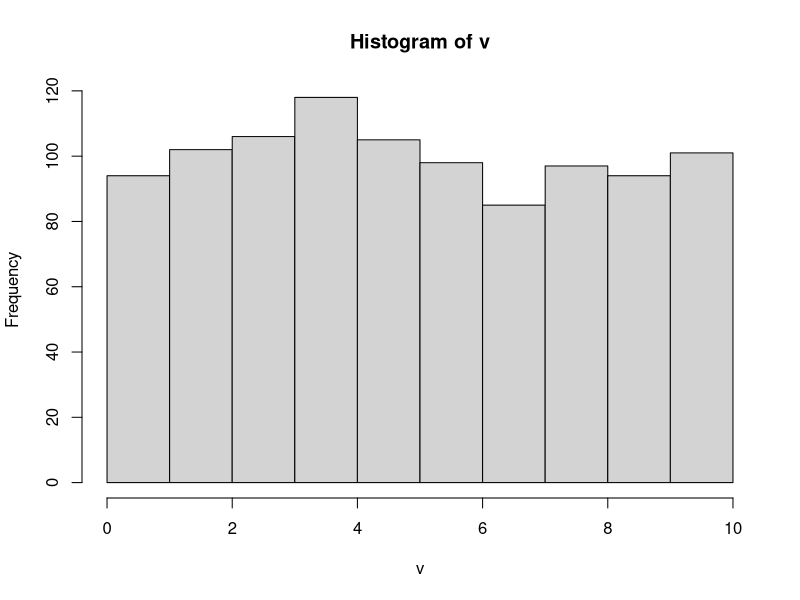
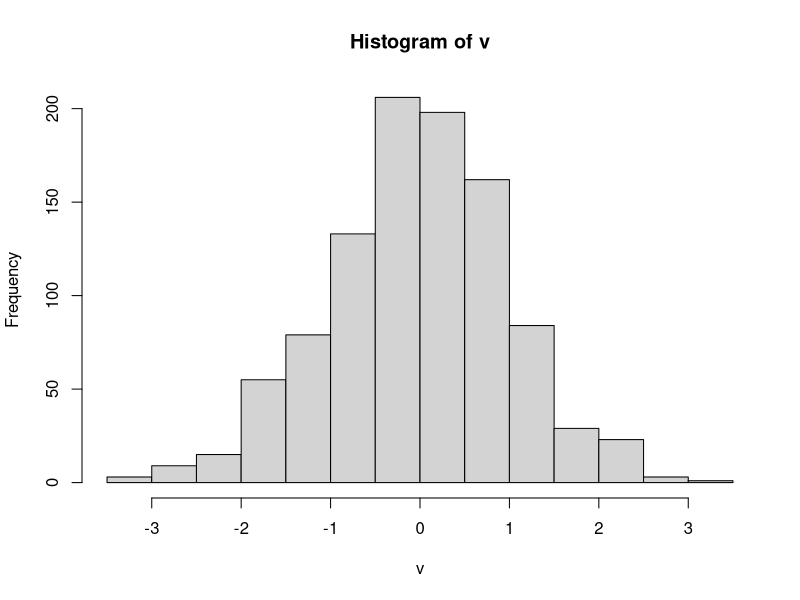
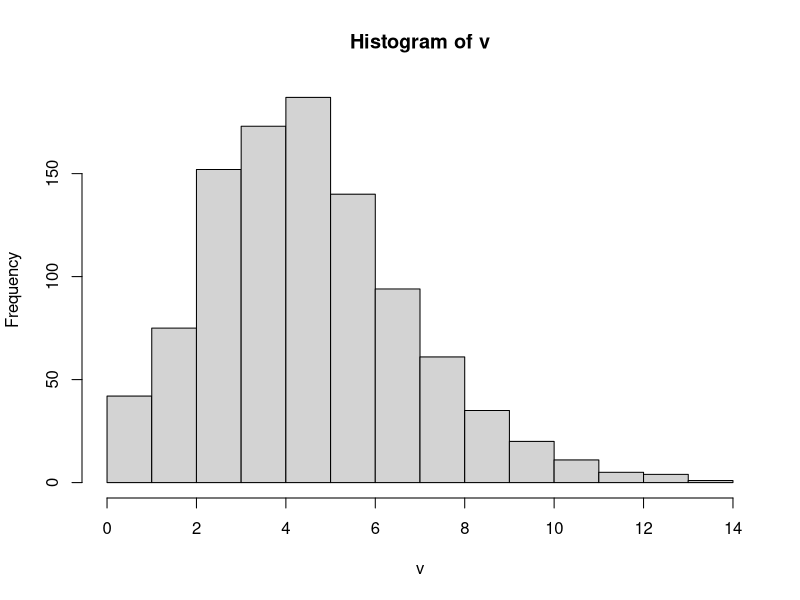
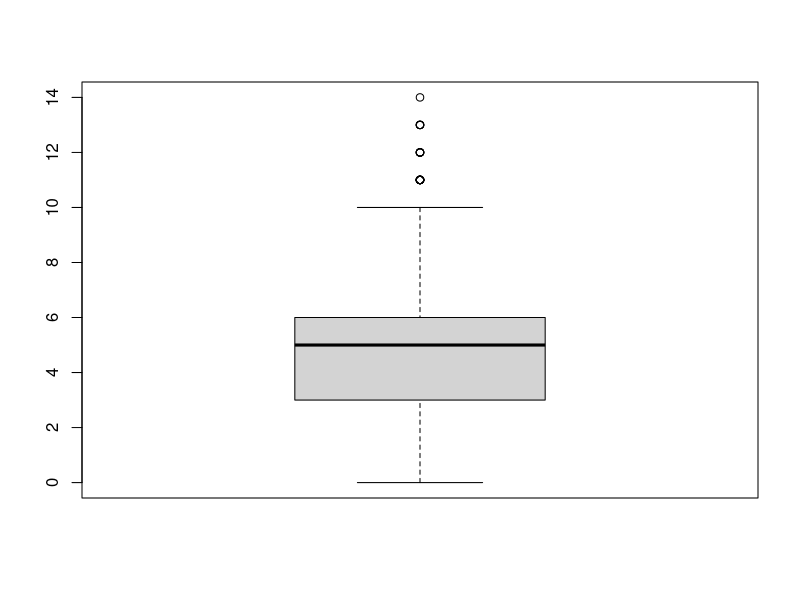
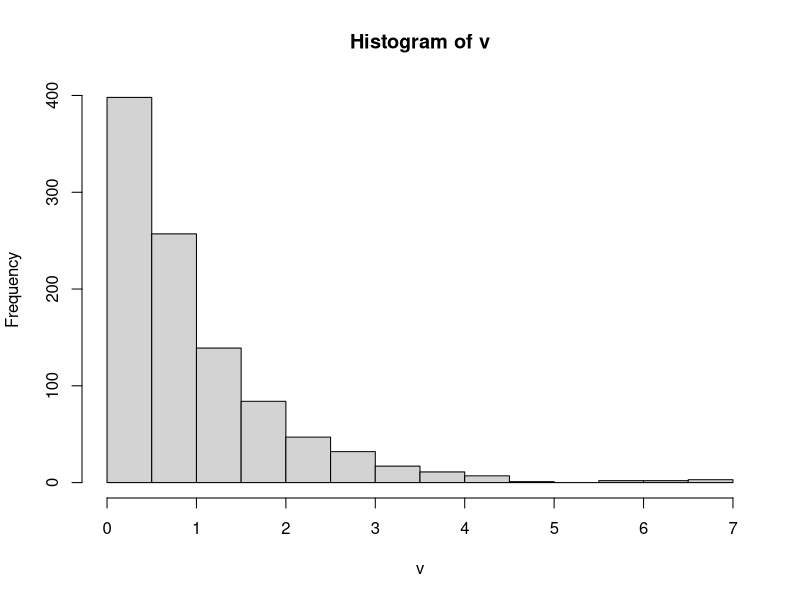
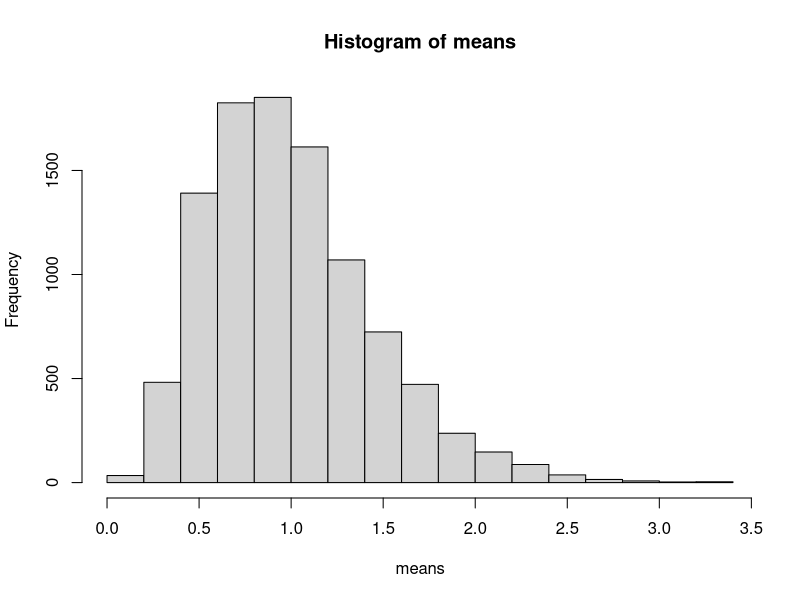
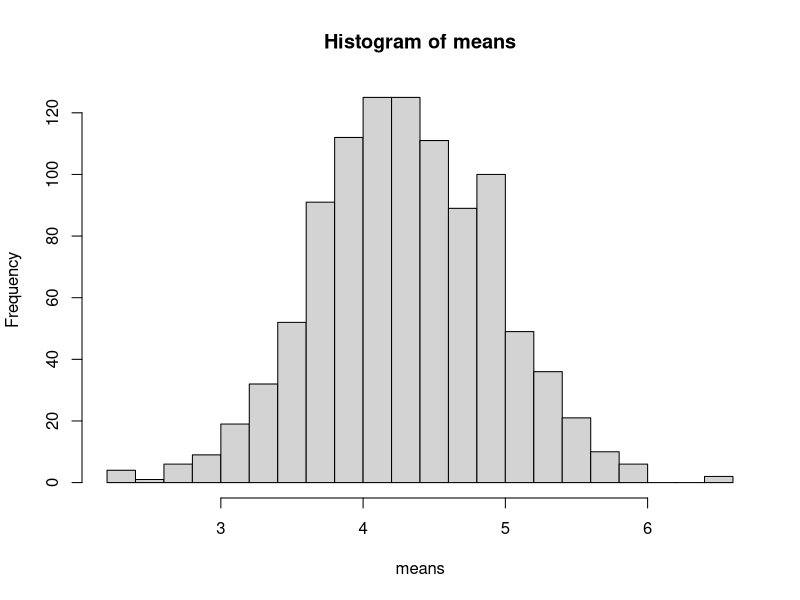
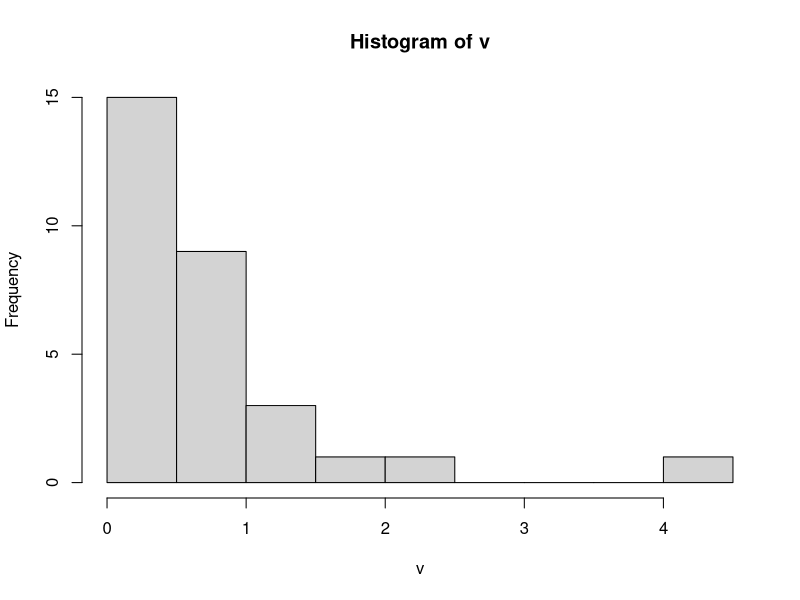

Write the R code that produced these figures, in order.
## ---- chunk 1
n <- 10
v <- 1:n
v <- sample(v, size = n, replace = TRUE)
v

for(i in 1:(n-1)) {
  n_vymen <- 0
  for(j in 1:(n-i))
    if(v[j] > v[j+1]) {
      u <- v[j]
      v[j] <- v[j+1]
      v[j+1] <- u
      n_vymen <- n_vymen+1
    }
  print(v)
  print(n_vymen)
  if(n_vymen == 0) break
}
print("Výsledok:")
print(v)
## ---- chunk 2
n <- 10
v <- 1:n
v <- sample(v, size = n, replace = TRUE)
v
for(i in 1:(n-1)) {
  pmin = i
  for(j in i:n) {
    if(v[pmin] > v[j]) {
      pmin = j
    }
  }
  if(pmin != i) {
    u <- v[pmin]
    v[pmin] <- v[i]
    v[i] <- u
  }
}
print(v)
## ---- chunk 3
n <- 20
v <- 1:n
v <- sample(v, size = n, replace = TRUE)
v <- sort(v)
v

bin.search <- function(vec, val)
{
  n <- length(vec)
  l <- 1
  p <- n
  if(vec[l] == val)
    return(l)
  if(vec[p] == val)
    return(p)
  while(p - l > 1) {
    m <- (p+l) %/% 2
    if(vec[m] == val)
      return(m)
    else if(vec[m] < val)
      l <- m
    else
      p <- m
  }
  return(-1)
}

bin.search(v, 6)
## ---- chunk 4
n <- 100
v <- 1:n
v <- sample(v, size = n, replace = TRUE)
v

kth.value <- function(vec, k)
{
  n <- length(vec)
  if(n == 1)
    return(vec[1])
  
  pivot <- sample(vec, 1)
  l <- 1
  p <- n
  lows <- vec[vec < pivot]
  pivots <- vec[vec == pivot]
  highs <- vec[vec > pivot]
  if(k <= length(lows))
    return(kth.value(lows, k))
  else if(k <= length(lows) + length(pivots))
    return(pivots[1])
  else
    return(kth.value(highs, k - length(lows) - length(pivots)))
}

index <- length(v) %/% 2 + 1
c(index, length(v) + 1 - index)
0.5 * (kth.value(v, index) + kth.value(v, length(v) + 1 - index))
print(sort(v))
## ---- chunk 5
v = 13
v %/% 3
v %% 3
## ---- chunk 6
l <- 0
p <- pi/2
eps <- 1.0e-12

while(p-l>eps){
  m <- (p+l)/2
  if(m - cos(m) < 0)
    l <- m
  else
    p <- m
}
m-cos(m)
m
## ---- chunk 7
my_sqrt <- function(x)
{
  l <- 0
  p <- x
  eps <- 1.0e-10
  iter <- 0
  while (p-l > eps) {
    m <- (l+p)/2
    if(m*m - x < 0)
      l <- m
    else
      p <- m
    iter <- iter + 1
    print(paste(iter, l, m, p))
  }
  return(m)
}

val <- 50
my_sqrt(val)
sqrt(val)
## ---- chunk 8
my_func <- function(x)
{
  return(mean(x))
}

m <- matrix(1:12, nrow=3, ncol=4, byrow=TRUE)
m
apply(m, 1, my_func)
## ---- chunk 9
N <- matrix(1:16, nrow = 4, ncol = 4,  byrow = TRUE)
N # povodna
t(N) # transponovana
N.frame <- data.frame(N)
colnames(N.frame) <- c("A", "B", "C", "D")
N.frame
## ---- chunk 10
v <- runif(1000, 0,10) # rovnomerne rozdelenie n, min, max
hist(v, breaks = 11)
## ---- chunk 11
v <- rnorm(1000,0,1)   # Gaussovo rozdelenie, n, str. hodn, std. odch.
hist(v)
## ---- chunk 12
v <- rpois(1000,5)     # Poissonovo rozdelenie, n, str. pocet udal.
v
summary(v)
hist(v)
boxplot(v)

## ---- chunk 13
v <- rexp(1000,1)
hist(v)
n <- 5
mu <- 1.0
Nrep <- 10000
M <- matrix(nrow = Nrep, ncol = n)

for(r in 1:Nrep){
  M[r, ] <- rexp(n, mu)
}
means <- apply(M, 1, mean)
hist(means)
std.low <- mean(means) - 2*sd(means)
std.high <- mean(means) + 2*sd(means)
c(std.low, std.high)
quantile(means, c(0.025, 0.975))
## ---- chunk 14
v <- runif(20,0,10)
print("Povodne v:")
v
print(paste("Priemer:", mean(v)))
print(paste("SD:",sd(v)))

Nrep <- 1000
n <- length(v)
M <- matrix(nrow = Nrep, ncol = n)

samp <- function(x) 
{
  return(sample(v, size = n, replace = TRUE))
}

M <- t(apply(M, 1, samp))

means <- apply(M, 1, mean)
print("Priemery:")
hist(means, breaks = 20)
print(paste("Priemer priemerov: ", mean(means)))
print(paste("SD priemerov:", sd(means)))
quantile(means, c(0.025, 0.975))
## ---- chunk 15
n <- 30
mu <- 1
v <- rexp(n, mu)
hist(v)
Nrep <- 10000
M <- matrix(nrow = Nrep, ncol = n)

for(row in 1:Nrep){
  M[row, ] <- sample(v, n, replace = TRUE)
}
means <- apply(M, 1, mean)
hist(means)
quantile(means, c(0.025, 0.975))
